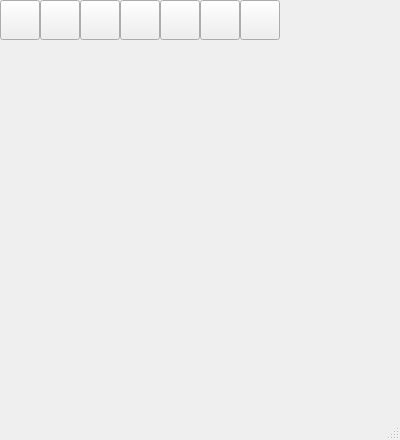
<?xml version="1.0" encoding="UTF-8"?>
<ui version="4.0">
 <class>MainWindow</class>
 <widget class="QMainWindow" name="MainWindow">
  <property name="enabled">
   <bool>true</bool>
  </property>
  <property name="geometry">
   <rect>
    <x>0</x>
    <y>0</y>
    <width>400</width>
    <height>440</height>
   </rect>
  </property>
  <property name="windowTitle">
   <string>MainWindow</string>
  </property>
  <property name="iconSize">
   <size>
    <width>40</width>
    <height>40</height>
   </size>
  </property>
  <widget class="QWidget" name="centralwidget">
  
   <widget class="QPushButton" name="qb_1">
    <property name="geometry">
     <rect>
      <x>0</x>
      <y>0</y>
      <width>40</width>
      <height>40</height>
     </rect>
    </property>
    <property name="text">
     <string/>
    </property>
    <property name="icon">
     <iconset>
      <normaloff>0.png</normaloff>
      <normalon>1.png</normalon>0.png</iconset>
    </property>
    <property name="iconSize">
     <size>
      <width>40</width>
      <height>40</height>
     </size>
    </property>
   </widget>
   
   <widget class="QPushButton" name="qb_2">
    <property name="geometry">
     <rect>
      <x>40</x>
      <y>0</y>
      <width>40</width>
      <height>40</height>
     </rect>
    </property>
    <property name="text">
     <string/>
    </property>
    <property name="icon">
     <iconset>
      <normaloff>0.png</normaloff>
      <normalon>1.png</normalon>0.png</iconset>
    </property>
    <property name="iconSize">
     <size>
      <width>40</width>
      <height>40</height>
     </size>
    </property>
   </widget>
   <widget class="QPushButton" name="qb_3">
    <property name="geometry">
     <rect>
      <x>80</x>
      <y>0</y>
      <width>40</width>
      <height>40</height>
     </rect>
    </property>
    <property name="text">
     <string/>
    </property>
    <property name="icon">
     <iconset>
      <normaloff>0.png</normaloff>
      <normalon>1.png</normalon>0.png</iconset>
    </property>
    <property name="iconSize">
     <size>
      <width>40</width>
      <height>40</height>
     </size>
    </property>
   </widget>
   <widget class="QPushButton" name="qb_4">
    <property name="geometry">
     <rect>
      <x>120</x>
      <y>0</y>
      <width>40</width>
      <height>40</height>
     </rect>
    </property>
    <property name="text">
     <string/>
    </property>
    <property name="icon">
     <iconset>
      <normaloff>0.png</normaloff>
      <normalon>1.png</normalon>0.png</iconset>
    </property>
    <property name="iconSize">
     <size>
      <width>40</width>
      <height>40</height>
     </size>
    </property>
   </widget>
   <widget class="QPushButton" name="qb_5">
    <property name="geometry">
     <rect>
      <x>160</x>
      <y>0</y>
      <width>40</width>
      <height>40</height>
     </rect>
    </property>
    <property name="text">
     <string/>
    </property>
    <property name="icon">
     <iconset>
      <normaloff>0.png</normaloff>
      <normalon>1.png</normalon>0.png</iconset>
    </property>
    <property name="iconSize">
     <size>
      <width>40</width>
      <height>40</height>
     </size>
    </property>
   </widget>
   <widget class="QPushButton" name="qb_6">
    <property name="geometry">
     <rect>
      <x>200</x>
      <y>0</y>
      <width>40</width>
      <height>40</height>
     </rect>
    </property>
    <property name="text">
     <string/>
    </property>
    <property name="icon">
     <iconset>
      <normaloff>0.png</normaloff>
      <normalon>1.png</normalon>0.png</iconset>
    </property>
    <property name="iconSize">
     <size>
      <width>40</width>
      <height>40</height>
     </size>
    </property>
   </widget>
   <widget class="QPushButton" name="qb_7">
    <property name="geometry">
     <rect>
      <x>240</x>
      <y>0</y>
      <width>40</width>
      <height>40</height>
     </rect>
    </property>
    <property name="text">
     <string/>
    </property>
    <property name="icon">
     <iconset>
      <normaloff>0.png</normaloff>
      <normalon>1.png</normalon>0.png</iconset>
    </property>
    <property name="iconSize">
     <size>
      <width>40</width>
      <height>40</height>
     </size>
    </property>
   </widget>
  </widget>
  <widget class="QMenuBar" name="menubar">
   <property name="geometry">
    <rect>
     <x>0</x>
     <y>0</y>
     <width>400</width>
     <height>21</height>
    </rect>
   </property>
  </widget>
  <widget class="QStatusBar" name="statusbar"/>
 </widget>
 <resources/>
 <connections/>
</ui>
